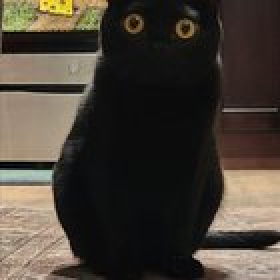
#> input picture images/6SczKfcx5NW9yc9PBbWLePQhRDH5fU11WFcgppfvGDU.jpg, 140 x 140 px (shown 2 times larger)
$ python -i ImageCreator_Ikeda.py   (imports and definitions only)
#> lines starting #> are read from the running program, lines starting #| are printed output that depends on the picture; after the words box and inside, x2 and y2 are one past the last pixel; in counts of white or black regions, pixels touching at a corner belong together
#> further down, picture is the input picture: PIL image 140x140 RGB; mean R, G, B 70.8, 63.1, 54
#!/usr/bin/env python3
"""
Enhanced ImageCreator with Ikeda-inspired data analysis
Generates images with embedded analytical data for visualization
"""

import asyncio
import argparse
import io
import time
import random
import numpy as np
import cv2
from PIL import Image, ImageDraw, ImageFont
import logging

from crawler.adapters.sinks.websocket import ArtifactBroker
from crawler.core.types import Artifact, RightsMetadata

# Configure logging
# [1 line not run here, left out]
logger = logging.getLogger(__name__)

# ==================== IMAGE ANALYSIS FUNCTIONS ====================

# [154 lines left out: functions analyze_image_data, create_data_visualization_image, not called in this run]

def apply_ikeda_processing(img, mode="blackwhite", threshold=0.5):
    """
    Apply Ikeda-style processing to image
    """
#> called with mode = 'blackwhite', threshold = 0.5
    img_array = np.array(img.convert("RGB"))

    if mode == "blackwhite":
        # Convert to grayscale
        gray = cv2.cvtColor(img_array, cv2.COLOR_RGB2GRAY)
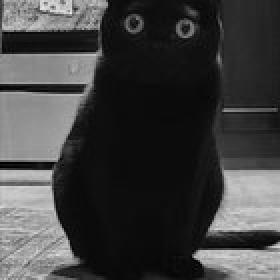
#> gray: shape (140, 140) (shown 2 times larger); min 0, max 229, mean 64.4
        # Apply threshold
        _, binary = cv2.threshold(gray, int(threshold * 255), 255, cv2.THRESH_BINARY)
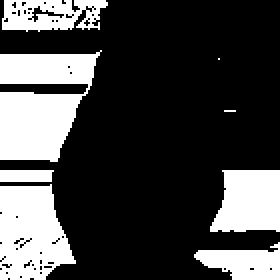
#> binary: shape (140, 140) (shown 2 times larger); 27.9% white; 8 white regions (2 under 20 px), largest, box (x1, y1, x2, y2) and area: (0, 25, 51, 81) 1905, (0, 92, 38, 140) 1356, (105, 85, 140, 116) 912, (1, 0, 54, 16) 601, (97, 121, 140, 140) 521, (0, 85, 27, 91) 157
        # Convert back to RGB
        result = cv2.cvtColor(binary, cv2.COLOR_GRAY2RGB)

    elif mode == "grid":
        # Quantize to grid
        gray = cv2.cvtColor(img_array, cv2.COLOR_RGB2GRAY)
        grid_size = 16
        h, w = gray.shape
        quantized = np.zeros_like(gray)

        for y in range(0, h, grid_size):
            for x in range(0, w, grid_size):
                region = gray[y:y+grid_size, x:x+grid_size]
                avg_value = np.mean(region)
                quantized[y:y+grid_size, x:x+grid_size] = avg_value

        # Apply threshold and convert
        _, binary = cv2.threshold(quantized, int(threshold * 255), 255, cv2.THRESH_BINARY)
        result = cv2.cvtColor(binary, cv2.COLOR_GRAY2RGB)

    elif mode == "data":
        # Create data overlay pattern
        gray = cv2.cvtColor(img_array, cv2.COLOR_RGB2GRAY)

        # Edge detection
        edges = cv2.Canny(gray, 50, 150)

        # Create pattern
        pattern = np.zeros_like(gray)

        # Add edges
        pattern = np.maximum(pattern, edges)

        # Add grid overlay
        h, w = pattern.shape
        for y in range(0, h, 32):
            pattern[y, :] = 255
        for x in range(0, w, 32):
            pattern[:, x] = 255

        result = cv2.cvtColor(pattern, cv2.COLOR_GRAY2RGB)

    else:
        result = img_array

    return Image.fromarray(result)

# ==================== WEBSOCKET SERVER ====================

WS_HOST = "localhost"
WS_PORT = 5010
SEND_DELAY = 0.1  # Fast updates for Ikeda aesthetic

class IkedaImageServer:
    # [42 lines left out: functions __init__, generate_ikeda_image, not called in this run]

    async def produce(self, broker: ArtifactBroker):
        """Generate independently of viewers and publish to the shared ring."""
        frame_count = 0
        start_time = time.time()
        while True:
            await broker.emit(await asyncio.to_thread(self.generate_ikeda_image))
            frame_count += 1
            if frame_count % 100 == 0:
                elapsed = time.time() - start_time
                logger.info("Published %s generated artifacts, %.1f FPS avg", frame_count, frame_count / elapsed)
            await asyncio.sleep(SEND_DELAY)

# [21 lines not run here, left out]

>>> from PIL import Image
>>> picture = Image.open('../../images/6SczKfcx5NW9yc9PBbWLePQhRDH5fU11WFcgppfvGDU.jpg')
>>> result = apply_ikeda_processing(picture)
